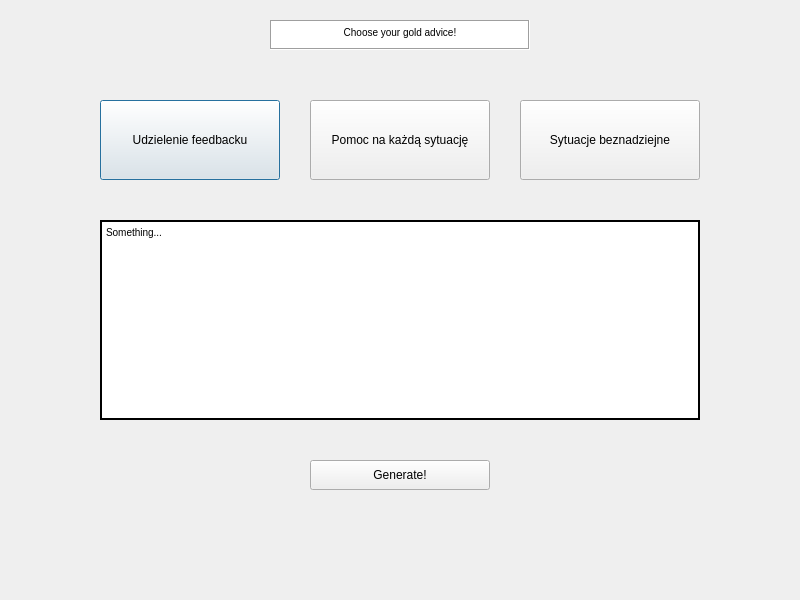
<?xml version="1.0" encoding="UTF-8"?>
<ui version="4.0">
 <class>Preselect</class>
 <widget class="QDialog" name="Preselect">
  <property name="geometry">
   <rect>
    <x>0</x>
    <y>0</y>
    <width>800</width>
    <height>600</height>
   </rect>
  </property>
  <property name="windowTitle">
   <string>Dialog</string>
  </property>
  <widget class="QPushButton" name="Button_1">
   <property name="geometry">
    <rect>
     <x>100</x>
     <y>100</y>
     <width>180</width>
     <height>80</height>
    </rect>
   </property>
   <property name="text">
    <string>Udzielenie feedbacku</string>
   </property>
   <property name="checkable">
    <bool>true</bool>
   </property>
   <property name="autoDefault">
    <bool>true</bool>
   </property>
  </widget>
  <widget class="QPushButton" name="Button_2">
   <property name="geometry">
    <rect>
     <x>520</x>
     <y>100</y>
     <width>180</width>
     <height>80</height>
    </rect>
   </property>
   <property name="autoFillBackground">
    <bool>false</bool>
   </property>
   <property name="text">
    <string>Sytuacje beznadziejne</string>
   </property>
   <property name="checkable">
    <bool>true</bool>
   </property>
  </widget>
  <widget class="QPushButton" name="Button_3">
   <property name="geometry">
    <rect>
     <x>310</x>
     <y>100</y>
     <width>180</width>
     <height>80</height>
    </rect>
   </property>
   <property name="text">
    <string>Pomoc na każdą sytuację</string>
   </property>
   <property name="checkable">
    <bool>true</bool>
   </property>
  </widget>
  <widget class="QTextEdit" name="textEdit">
   <property name="geometry">
    <rect>
     <x>270</x>
     <y>20</y>
     <width>260</width>
     <height>30</height>
    </rect>
   </property>
   <property name="frameShape">
    <enum>QFrame::Box</enum>
   </property>
   <property name="html">
    <string>&lt;!DOCTYPE HTML PUBLIC &quot;-//W3C//DTD HTML 4.0//EN&quot; &quot;http://www.w3.org/TR/REC-html40/strict.dtd&quot;&gt;
&lt;html&gt;&lt;head&gt;&lt;meta name=&quot;qrichtext&quot; content=&quot;1&quot; /&gt;&lt;style type=&quot;text/css&quot;&gt;
p, li { white-space: pre-wrap; }
&lt;/style&gt;&lt;/head&gt;&lt;body style=&quot; font-family:'MS Shell Dlg 2'; font-size:7.8pt; font-weight:400; font-style:normal;&quot;&gt;
&lt;p align=&quot;center&quot; style=&quot; margin-top:0px; margin-bottom:0px; margin-left:0px; margin-right:0px; -qt-block-indent:0; text-indent:0px;&quot;&gt;Choose your gold advice!&lt;/p&gt;&lt;/body&gt;&lt;/html&gt;</string>
   </property>
  </widget>
  <widget class="QTextBrowser" name="Label">
   <property name="geometry">
    <rect>
     <x>100</x>
     <y>220</y>
     <width>600</width>
     <height>200</height>
    </rect>
   </property>
   <property name="frameShape">
    <enum>QFrame::WinPanel</enum>
   </property>
   <property name="frameShadow">
    <enum>QFrame::Plain</enum>
   </property>
   <property name="html">
    <string>&lt;!DOCTYPE HTML PUBLIC &quot;-//W3C//DTD HTML 4.0//EN&quot; &quot;http://www.w3.org/TR/REC-html40/strict.dtd&quot;&gt;
&lt;html&gt;&lt;head&gt;&lt;meta name=&quot;qrichtext&quot; content=&quot;1&quot; /&gt;&lt;style type=&quot;text/css&quot;&gt;
p, li { white-space: pre-wrap; }
&lt;/style&gt;&lt;/head&gt;&lt;body style=&quot; font-family:'MS Shell Dlg 2'; font-size:7.8pt; font-weight:400; font-style:normal;&quot;&gt;
&lt;p style=&quot; margin-top:0px; margin-bottom:0px; margin-left:0px; margin-right:0px; -qt-block-indent:0; text-indent:0px;&quot;&gt;Something...&lt;/p&gt;&lt;/body&gt;&lt;/html&gt;</string>
   </property>
  </widget>
  <widget class="QPushButton" name="generateButton">
   <property name="geometry">
    <rect>
     <x>310</x>
     <y>460</y>
     <width>180</width>
     <height>30</height>
    </rect>
   </property>
   <property name="text">
    <string>Generate!</string>
   </property>
  </widget>
  <widget class="QWidget" name="widget" native="true">
   <property name="geometry">
    <rect>
     <x>220</x>
     <y>370</y>
     <width>120</width>
     <height>80</height>
    </rect>
   </property>
  </widget>
 </widget>
 <resources/>
 <connections/>
</ui>
